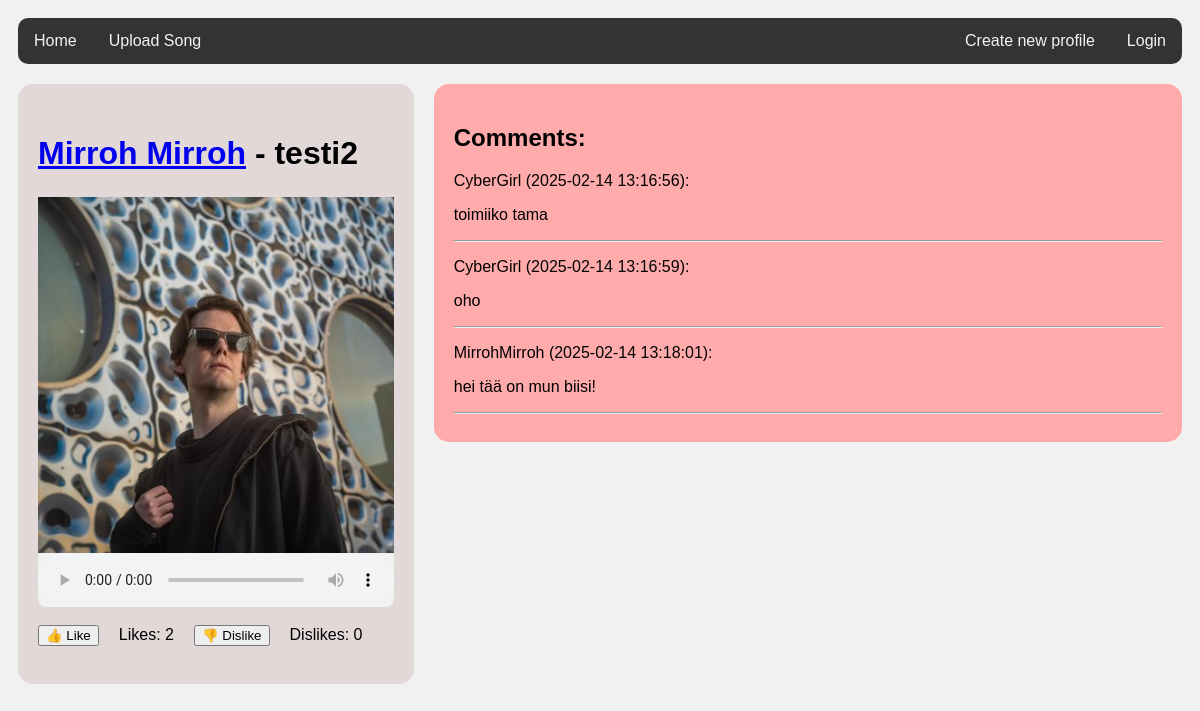
/song/2, run on an earlier commit of the app's database.
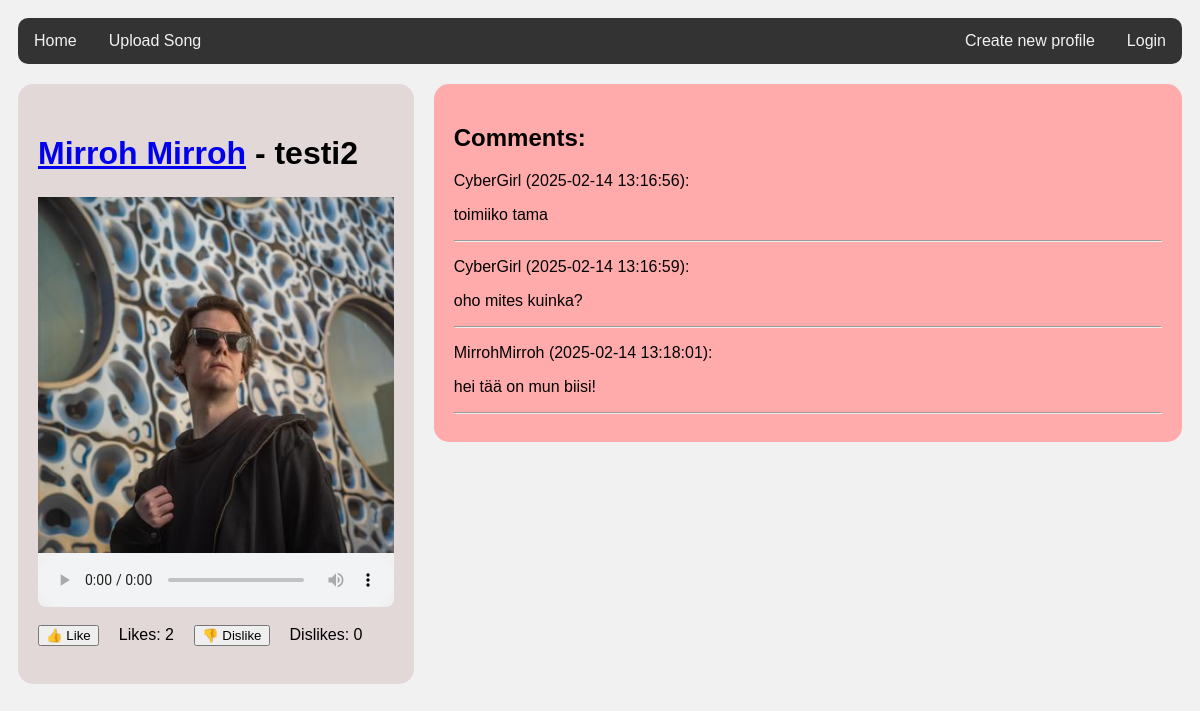
And on a later commit of the database.
### tables this page shows
CREATE TABLE songs (
    id INTEGER PRIMARY KEY,
    user_id INTEGER NOT NULL,
    title TEXT NOT NULL,
    artist TEXT NOT NULL CHECK (LENGTH(artist) > 0),
    audio_file_path TEXT NOT NULL,
    image_file_path TEXT NOT NULL,
    upload_date DATETIME DEFAULT CURRENT_TIMESTAMP,
    genre TEXT CHECK (LENGTH(genre) > 0),
    duration INTEGER CHECK (duration > 0),
    FOREIGN KEY (user_id) REFERENCES users(id) ON DELETE CASCADE
);

CREATE TABLE messages (
    id INTEGER PRIMARY KEY,
    content TEXT,
    sent_at TEXT,
    user_id INTEGER REFERENCES users,
    thread_id INTEGER REFERENCES threads
);

CREATE TABLE users (
    id INTEGER PRIMARY KEY,
    username TEXT UNIQUE,
    password_hash TEXT,
    image BLOB
, bio TEXT);

### app.py (the view)
@app.route("/song/<int:id>")
def show_song(id):
    song = users.get_song(id)
    thread = forum.get_thread(id)
    messages = forum.get_messages(id)
    like_counter = get_likes(id)
    dislike_counter = get_dislikes(id)
    return render_template("show_song.html", song=song, thread=thread, messages=messages, like_counter=like_counter, dislike_counter=dislike_counter)

### db.py (called while the page is built)
def get_connection():
    con = sqlite3.connect("database.db")
    con.execute("PRAGMA foreign_keys = ON")
    con.row_factory = sqlite3.Row
    return con

def query(sql, params=[]):
    con = get_connection()
    result = con.execute(sql, params).fetchall()
    con.close()
    return result

### forum.py (called while the page is built)
def get_thread(id):
    sql = """SELECT t.id
             FROM threads t
             WHERE t.id = ?"""
    result = db.query(sql, [id])
    return result[0]

def get_messages(id):
    sql = """SELECT m.id, m.content, m.sent_at, m.user_id, u.username
             FROM messages m, users u
             WHERE m.user_id = u.id AND m.thread_id = ?
             ORDER BY m.id"""
    return db.query(sql, [id])

### repositories/songs_repository.py (called while the page is built)
def get_likes(id):
    sql = "SELECT COUNT(*) FROM likes WHERE song_id = ? AND is_like = 1"
    result = db.query(sql, [id])  # Assuming db.query() returns fetched data
    return result[0][0] if result else 0  # Extract the count from the result

def get_dislikes(id):
    sql = "SELECT COUNT(*) FROM likes WHERE song_id = ? AND is_like = 0"
    result = db.query(sql, [id])  # Assuming db.query() returns fetched data
    return result[0][0] if result else 0  # Extract the count from the result

### users.py (called while the page is built)
def get_song(id):
    sql = """SELECT id, user_id, title, artist, audio_file_path, image_file_path, genre
             FROM songs
             WHERE id = ?"""
    result = db.query(sql, [id])
    return result[0] if result else None

### templates/show_song.html (shortened to what this page needs)
<!DOCTYPE html>
<html>
<head>
  <link rel="stylesheet" href="../static/styles.css">
</head>
<body>
  <div class="topnav">
    <a href="/">Home</a>
    <a href="/upload_song">Upload Song</a>
    {% if session.username %}
    <a href="/logout" style="float:right">Logout</a>
    {% else %}
    <a href="/login_page" style="float:right">Login</a>
    <a href="/register" style="float:right">Create new profile</a>
    {% endif %}
  </div>
  <div class="row">
    <div class="leftcolumn">
      <div class="card2">
        <div class="song-info">
          <h1><a href="/user/{{ song.user_id }}">{{ song.artist }}</a> - {{ song.title }}</h1>
        </div>
        <br>
        <img src="{{ url_for('static', filename=song.image_file_path.split('static/')[-1]) }}" alt="Kansikuva" width="100%">
        <audio controls class="audio2">
          {% if song.audio_file_path.endswith('.mp3') %}
          <source src="{{ url_for('static', filename=song.audio_file_path.split('static/')[-1]) }}" type="audio/mpeg">
          {% elif song.audio_file_path.endswith('.wav') %}
          <source src="{{ url_for('static', filename=song.audio_file_path.split('static/')[-1]) }}" type="audio/wav">
          {% else %}
              <p>Tiedostotyyppi ei tuettu.</p>
          {% endif %}
        </audio>
        <br>
        <div class="likes">
          <form action="/like/{{ song.id }}" method="post">
            <button type="submit">👍 Like</button>
          </form>
          <p>Likes: {{ like_counter }}</p>
          <form action="/dislike/{{ song.id }}" method="post">
              <button type="submit">👎 Dislike</button>
          </form>
          <p>Dislikes: {{ dislike_counter }}</p>
        </div>
        <br>
      </div>
    </div>
    <div class="rightcolumn">
      <div class="card-songpage">
        <h2>Comments:</h2>
        {% for message in messages %}
        <p>
          {{ message.username }} ({{ message.sent_at }}):
        </p>
        <p>
          {{ message.content }}
        </p>
        <hr />
        {% endfor %}
      </div>
    </div>
  </div>
</body>
</html>

### static/styles.css (style rules this page uses)
* { box-sizing: border-box; }
body { font-family: Arial; padding: 10px; background: #f1f1f1; }
.topnav { overflow: hidden; background-color: #333; border-radius: 10px; }
.topnav a { float: left; display: block; color: #f2f2f2; text-align: center; padding: 14px 16px; text-decoration: none; }
.leftcolumn { float: left; width: 34%; }
.rightcolumn { float: left; width: 66%; background-color: #f1f1f1; padding-left: 20px; overflow: hidden; }
.card2 { background-color: rgb(226, 216, 216); padding: 20px; margin-top: 20px; border-radius: 15px; display: flex; flex-direction: column; }
.card-songpage { background-color: rgb(255, 171, 171); padding: 20px; margin-top: 20px; border-radius: 15px; }
.audio2 { width: 100%; border-radius: 0px 0px 8px 8px; background-color: #f1f1f1; }
.song-info { display: flex; flex-wrap: nowrap; gap: 10px; margin-top: 10px; margin-bottom: -15px; }
.likes { display: flex; align-items: center; gap: 20px; }
.likes form { display: flex; align-items: center; }
.likes p { margin: 0; }
.row::after { content: ""; display: table; clear: both; }

What changed in the data, as far as the page shows it:
changed messages: content "oho" → "oho mites kuinka?"
